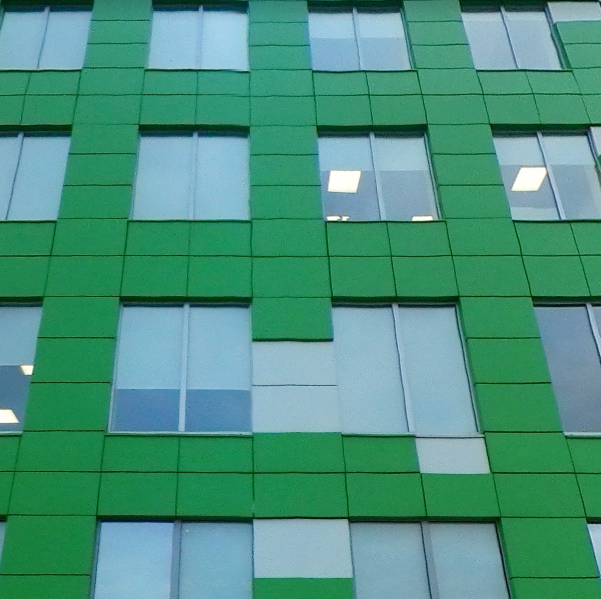
#> input picture Code/sk.png, 601 x 599 px
$ python demo.py   (older library calls are emulated)
#> lines starting #> are read from the running program, lines starting #| are printed output that depends on the picture
from PIL import Image
import matplotlib.pyplot as plt
import numpy as np
import scipy.sparse as sparse
import SoftInput

# downloading data
img = np.array(Image.open('sk.png'), dtype=np.uint8)
#> img is the input picture: shape (599, 601, 3); mean R, G, B 74.9, 147.6, 126.9

# random init
np.random.seed(25)
num = img.size // 30
#> num = 35999

np.random.seed(25)
row_ind = np.random.randint(0, img[:, : ,0].shape[0], size=num)
col_ind = np.random.randint(0, img[:, :, 0].shape[1], size=num)

# we assume that pixels at main diagonal are known to be sure that at least one
# pixel at each row and at each column is known
row_ind = np.append(row_ind, np.arange(img[:, :, 0].shape[0]))
col_ind = np.append(col_ind, np.arange(img[:, :, 0].shape[0]))

X_r = sparse.csr_matrix((img[(row_ind, col_ind, 0)], (row_ind, col_ind)), shape=img[:, :, 0].shape, dtype=np.float)
X_g = sparse.csr_matrix((img[(row_ind, col_ind, 1)], (row_ind, col_ind)), shape=img[:, :, 0].shape, dtype=np.float)
X_b = sparse.csr_matrix((img[(row_ind, col_ind, 2)], (row_ind, col_ind)), shape=img[:, :, 0].shape, dtype=np.float)

damaged_img = np.dstack((X_r.toarray(), X_g.toarray(), X_b.toarray()))
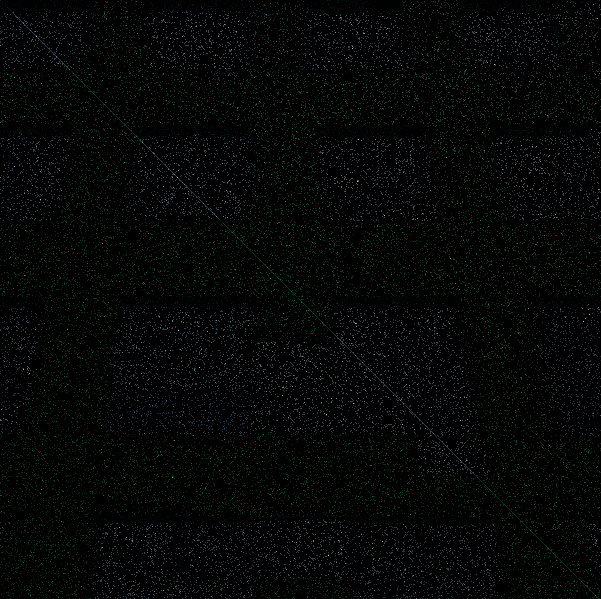
#> damaged_img: shape (599, 601, 3) float64; mean of channels 0, 1, 2 7.6, 15, 12.9; drawn with min black and max white
damaged_img = np.array(damaged_img, dtype=np.uint8)
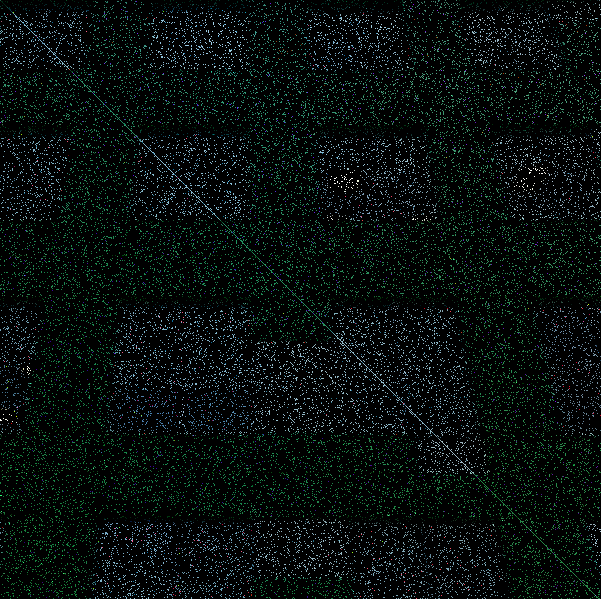
#> damaged_img: shape (599, 601, 3); mean of channels 0, 1, 2 7.3, 13.9, 12.4; drawn as R, G, B

np.random.seed(25)
#> (the run stopped early here; a loop or call above may not have finished)
